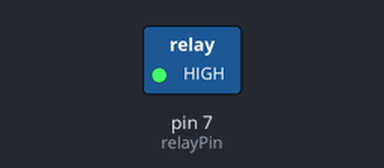
Bench run of a sketch on a simulated Arduino Uno, built with avr-gcc and run on an emulated ATmega328P. Shown: switched loads named in the sketch (green lamp = pin HIGH).

Above: at 2.5 s.
At 7.5 s:
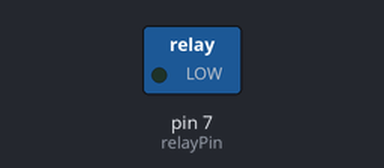
Timing chart, 0 to 13.0 s (numbered marks = the images above):
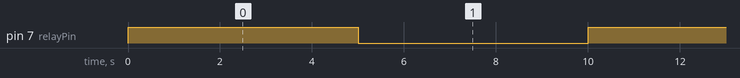

Measured:
- by itself, pin 7 (relayPin): alternates HIGH for 5.0 s and LOW for 5.0 s

The sketch:

sketch_aug26a.ino
```cpp
int relayPin = 7; // Digital pin connected to the transistor that controls the relay

void setup() {
  pinMode(relayPin, OUTPUT);
}

void loop() {
  digitalWrite(relayPin, HIGH); // Turn off the relay
  delay(5000);                  // Wait 5 seconds
  digitalWrite(relayPin, LOW);  // Turn on the relay
  delay(5000);                  // Wait 5 seconds
}
```
